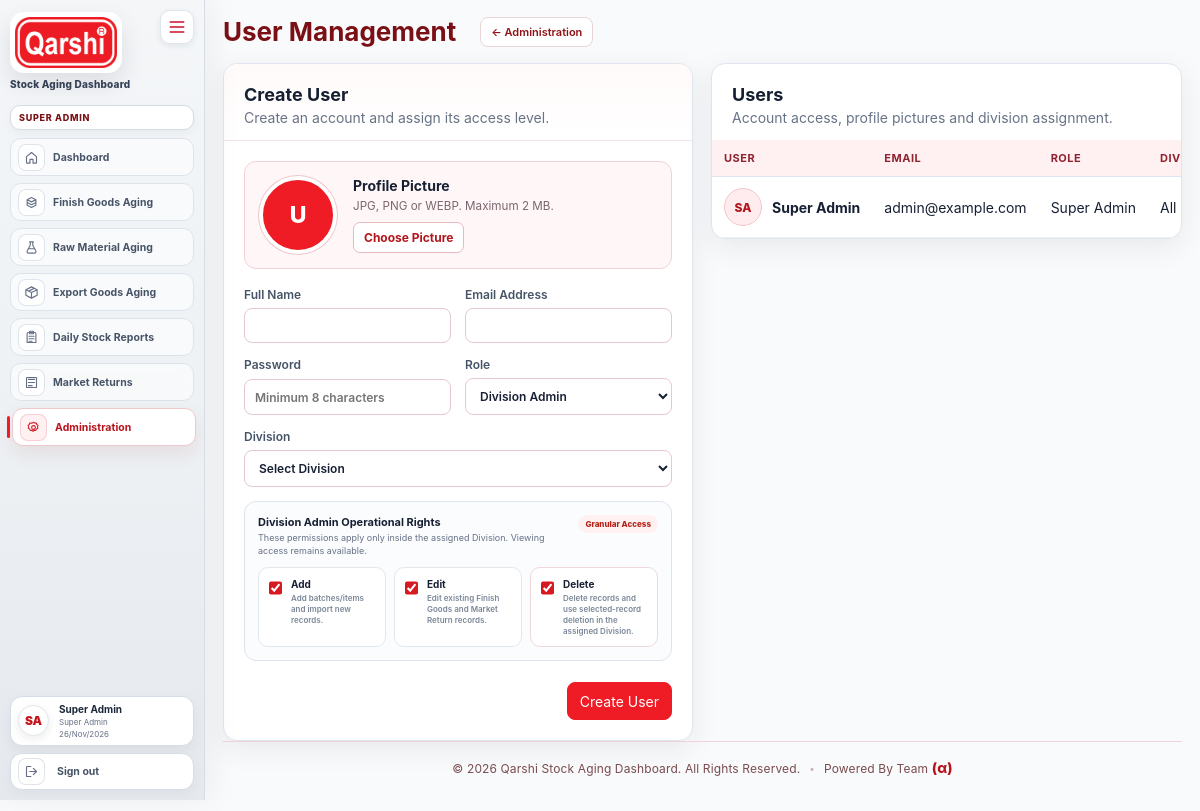
The app's page /users (signed in) with its own data.
### tables this page shows
CREATE TABLE users (
    id INT UNSIGNED AUTO_INCREMENT PRIMARY KEY,
    division_id INT UNSIGNED NULL,
    name VARCHAR(120) NOT NULL,
    email VARCHAR(190) NOT NULL UNIQUE,
    password_hash VARCHAR(255) NOT NULL,
    role ENUM('super_admin','store_manager','division_admin','user') NOT NULL DEFAULT 'user',
    can_add TINYINT(1) NOT NULL DEFAULT 1,
    can_edit TINYINT(1) NOT NULL DEFAULT 1,
    can_delete TINYINT(1) NOT NULL DEFAULT 1,
    avatar_path VARCHAR(255) NULL,
    is_active TINYINT(1) NOT NULL DEFAULT 1,
    created_at TIMESTAMP DEFAULT CURRENT_TIMESTAMP,
    CONSTRAINT fk_users_division FOREIGN KEY (division_id) REFERENCES divisions(id) ON UPDATE CASCADE ON DELETE RESTRICT,
    INDEX idx_users_division (division_id),
    INDEX idx_users_role (role)
);

### app/Views/users/index.php (the view, shortened to what the rows shown need)
<?php
$isEdit = !empty($editUser);
$initials = static function (string $name): string {
    $parts = preg_split('/\s+/', trim($name)) ?: [];
    $letters = '';
    foreach (array_slice($parts, 0, 2) as $part) {
        if ($part !== '') $letters .= strtoupper(substr($part, 0, 1));
    }
    return $letters ?: 'U';
};
?>
<div class="user-admin-layout">
    <section class="card user-form-card">
        <div class="card-head user-form-head">
            <div>
                <h2><?= $isEdit ? 'Edit User' : 'Create User' ?></h2>
            </div>
        </div>
    </section>
    <section class="card flush user-list-card">
        <div class="card-head padded"><div><h2>Users</h2><p>Account access, profile pictures and division assignment.</p></div></div>
        <div class="table-wrap">
            <table class="users-table">
                <thead><tr><th>User</th><th>Email</th><th>Role</th><th>Division</th><th>Access Rights</th><th>Status</th><th>Action</th></tr></thead>
                <tbody>
                <?php foreach ($users as $u): ?>
                    <tr>
                        <td>
                            <div class="user-cell">
                                <div class="user-list-avatar">
                                    <?php if (!empty($u['avatar_path'])): ?>
                                        <img src="<?= e(url($u['avatar_path'])) ?>" alt="<?= e($u['name']) ?> profile picture">
                                    <?php else: ?>
                                        <span><?= e($initials($u['name'])) ?></span>
                                    <?php endif; ?>
                                </div>
                                <strong><?= e($u['name']) ?></strong>
                            </div>
                        </td>
                        <td><?= e($u['email']) ?></td>
                        <td>
                            <?php
                            $userRoleLabel = ($u['role'] ?? '') === 'user'
                                ? (empty($u['division_code']) ? 'Read-only User — All Divisions' : 'Read-only User')
                                : ucwords(str_replace('_',' ', (string)$u['role']));
                            ?>
                            <?= e($userRoleLabel) ?>
                        </td>
                        <td><?= e($u['division_code'] ?? (in_array(($u['role'] ?? ''), ['super_admin','store_manager'], true) || (($u['role'] ?? '') === 'user' && empty($u['division_id'])) ? 'All Divisions' : '—')) ?></td>
                    </tr>
                <?php endforeach; ?>
                </tbody>
            </table>
        </div>
    </section>
</div>

### app/Views/layouts/header.php (shortened to what the rows shown need)
<?php $me = auth_user(); $appName = app_config('app')['name'] ?? 'Stock Aging Dashboard'; ?>
<!doctype html>
<html lang="en">
<head>
<link rel="stylesheet" href="<?= e(url('/assets/css/app.css')) ?>">
</head>
<body>
<?php if ($me): ?>
<?php
$nameParts = preg_split('/\s+/', trim((string)$me['name'])) ?: [];
$avatarInitials = '';
foreach (array_slice($nameParts, 0, 2) as $part) {
    if ($part !== '') $avatarInitials .= strtoupper(substr($part, 0, 1));
}
$requestPath = parse_url($_SERVER['REQUEST_URI'] ?? '/', PHP_URL_PATH) ?: '/';
$normalizePath = static function (string $path): string {
    $path = rtrim($path, '/');
    return $path === '' ? '/' : $path;
};
$requestPath = $normalizePath($requestPath);
$dashboardPath = $normalizePath(url('/'));
$isDashboardActive = $requestPath === $dashboardPath;
$isStocksActive = str_starts_with($requestPath, $normalizePath(url('/stocks')));
$isDailyReportsActive = str_starts_with($requestPath, $normalizePath(url('/daily-stock-reports')));
$isAdminHome = $requestPath === $normalizePath(url('/admin'));
$isAdminChild = ($me['role'] ?? '') === 'super_admin' && (
    str_starts_with($requestPath, $normalizePath(url('/users')))
    || str_starts_with($requestPath, $normalizePath(url('/divisions')))
    || str_starts_with($requestPath, $normalizePath(url('/grade-criteria')))
    || str_starts_with($requestPath, $normalizePath(url('/logs')))
    || str_starts_with($requestPath, $normalizePath(url('/market-return/mapping')))
    || str_starts_with($requestPath, $normalizePath(url('/admin/email-notifications')))
    || str_starts_with($requestPath, $normalizePath(url('/admin/sap-integration')))
);
$isAdminActive = $isAdminHome || $isAdminChild;
$isMarketReturnActive = str_starts_with($requestPath, $normalizePath(url('/market-return'))) && !$isAdminChild;
?>
<div class="app-shell">
    <aside class="sidebar" id="app-sidebar">
        <button type="button" class="sidebar-toggle" id="sidebarToggle" aria-controls="app-sidebar" aria-expanded="true" aria-label="Collapse menu" title="Collapse menu">
            <svg viewBox="0 0 24 24" fill="none" aria-hidden="true"><path d="M4 6h16M4 12h16M4 18h16" stroke="currentColor" stroke-width="2" stroke-linecap="round"/></svg>
        </button>
        <div class="brand-block">
            <img class="brand-logo" src="<?= e(url('/assets/img/qarshi-logo.png')) ?>" alt="Qarshi logo">
            <div class="brand-text single-line">
                <span>Stock Aging Dashboard</span>
            </div>
        </div>
        <?php
        $sidebarDivisionLabel = $me['role'] === 'super_admin'
            ? 'SUPER ADMIN'
            : (($me['role'] ?? '') === 'store_manager'
                ? 'STORE MANAGER'
                : ((($me['role'] ?? '') === 'user' && empty($me['division_id']))
                    ? 'ALL DIVISIONS'
                    : ($me['division_code'] ?? 'DIVISION')));
        ?>
        <div class="division-chip"><?= e($sidebarDivisionLabel) ?></div>
        <nav>
            <a class="nav-link<?= $isDashboardActive ? ' active' : '' ?>" title="Dashboard" href="<?= e(url('/')) ?>"<?= $isDashboardActive ? ' aria-current="page"' : '' ?>>
                <span class="nav-icon" aria-hidden="true"><svg viewBox="0 0 24 24" fill="none"><path d="M4 10.5 12 4l8 6.5V20a1 1 0 0 1-1 1h-4.5v-6h-5v6H5a1 1 0 0 1-1-1v-9.5Z" stroke="currentColor" stroke-width="1.8" stroke-linecap="round" stroke-linejoin="round"/></svg></span>
                <span class="nav-label">Dashboard</span>
            </a>
            <a class="nav-link<?= $isStocksActive ? ' active' : '' ?>" title="Finish Goods Aging" href="<?= e(url('/stocks')) ?>"<?= $isStocksActive ? ' aria-current="page"' : '' ?>>
                <span class="nav-icon" aria-hidden="true"><svg viewBox="0 0 24 24" fill="none"><path d="M5 7.5 12 4l7 3.5-7 3.5-7-3.5Zm0 0V16.5L12 20l7-3.5V7.5M5 12l7 3.5 7-3.5" stroke="currentColor" stroke-width="1.8" stroke-linecap="round" stroke-linejoin="round"/></svg></span>
                <span class="nav-label">Finish Goods Aging</span>
            </a>
            <?php foreach (\App\Services\AgingModuleRegistry::modules() as $navModuleController): ?>
            <?php $navModule = $navModuleController::MODULE; $navModuleActive = str_starts_with($requestPath, $normalizePath(url($navModule['base']))); ?>
            <a class="nav-link<?= $navModuleActive ? ' active' : '' ?>" title="<?= e($navModule['index_title']) ?>" href="<?= e(url($navModule['base'])) ?>"<?= $navModuleActive ? ' aria-current="page"' : '' ?>>
                <span class="nav-icon" aria-hidden="true"><svg viewBox="0 0 24 24" fill="none"><?= $navModule['icon'] ?? '' ?></svg></span>
                <span class="nav-label"><?= e($navModule['index_title']) ?></span>
            </a>
            <?php endforeach; ?>
            <?php if (in_array(($me['role'] ?? ''), ['super_admin','store_manager','division_admin'], true)): ?>
            <a class="nav-link<?= $isDailyReportsActive ? ' active' : '' ?>" title="Daily Stock Reports" href="<?= e(url('/daily-stock-reports')) ?>"<?= $isDailyReportsActive ? ' aria-current="page"' : '' ?>>
                <span class="nav-icon" aria-hidden="true"><svg viewBox="0 0 24 24" fill="none"><path d="M7 4h10a2 2 0 0 1 2 2v14H5V6a2 2 0 0 1 2-2Zm2-2h6v4H9V2Zm-1 8h8M8 14h8M8 18h5" stroke="currentColor" stroke-width="1.8" stroke-linecap="round" stroke-linejoin="round"/></svg></span>
                <span class="nav-label">Daily Stock Reports</span>
            </a>
            <?php endif; ?>
            <a class="nav-link<?= $isMarketReturnActive ? ' active' : '' ?>" title="Market Returns" href="<?= e(url('/market-return')) ?>"<?= $isMarketReturnActive ? ' aria-current="page"' : '' ?>>
                <span class="nav-icon" aria-hidden="true"><svg viewBox="0 0 24 24" fill="none"><path d="M7 7h10M7 12h10M7 17h6M5 4h14a1 1 0 0 1 1 1v14a1 1 0 0 1-1 1H5a1 1 0 0 1-1-1V5a1 1 0 0 1 1-1Z" stroke="currentColor" stroke-width="1.8" stroke-linecap="round" stroke-linejoin="round"/></svg></span>
                <span class="nav-label">Market Returns</span>
            </a>
            <?php if ($me['role'] === 'super_admin'): ?>
                <a class="nav-link<?= $isAdminActive ? ' active' : '' ?>" title="Administration" href="<?= e(url('/admin')) ?>"<?= $isAdminActive ? ' aria-current="page"' : '' ?>>
                    <span class="nav-icon" aria-hidden="true"><svg viewBox="0 0 24 24" fill="none"><path d="M12 3.5 14 5l2.5-.2.8 2.4 2.1 1.4-1 2.3.6 2.4-2.3 1-.9 2.4-2.5-.3-2 1.6-2-1.6-2.5.3-.9-2.4-2.3-1 .6-2.4-1-2.3 2.1-1.4.8-2.4L10 5l2-1.5Zm0 5.5a3 3 0 1 0 0 6 3 3 0 0 0 0-6Z" stroke="currentColor" stroke-width="1.7" stroke-linecap="round" stroke-linejoin="round"/></svg></span>
                    <span class="nav-label">Administration</span>
                </a>
            <?php endif; ?>
        </nav>
        <div class="sidebar-account-zone">
            <div class="sidebar-user-profile" title="<?= e($me['name']) ?>">
                <div class="sidebar-user-avatar">
                    <?php if (!empty($me['avatar_path'])): ?>
                        <img src="<?= e(url($me['avatar_path'])) ?>" alt="<?= e($me['name']) ?> profile picture">
                    <?php else: ?>
                        <span><?= e($avatarInitials) ?></span>
                    <?php endif; ?>
                </div>
                <div class="sidebar-user-copy">
                    <strong><?= e($me['name']) ?></strong>
                    <small><?= e(($me['role'] ?? '') === 'user'
                        ? (empty($me['division_id']) ? 'Read-only User · All Divisions' : 'Read-only User')
                        : ucwords(str_replace('_',' ', (string)$me['role'])) ) ?></small>
                    <span><?= e(date('d/M/Y')) ?></span>
                </div>
            </div>
            <form class="logout" method="post" action="<?= e(url('/logout')) ?>">
                <button type="submit" class="link-button" title="Sign out"><span class="nav-icon" aria-hidden="true"><svg viewBox="0 0 24 24" fill="none"><path d="M15 17l5-5-5-5M20 12H9M11 20H5a1 1 0 0 1-1-1V5a1 1 0 0 1 1-1h6" stroke="currentColor" stroke-width="1.8" stroke-linecap="round" stroke-linejoin="round"/></svg></span><span class="nav-label">Sign out</span></button>
            </form>
        </div>
    </aside>
    <main class="main <?= (($title ?? '') === 'Dashboard') ? 'dashboard-main' : '' ?>">
        <?php if (($title ?? '') !== 'Dashboard'): ?>
        <header class="topbar">
            <div>
                <div class="page-title-row">
                    <h1><?= e($title ?? '') ?></h1>
                    <?php if (($me['role'] ?? '') === 'super_admin' && $isAdminChild): ?>
                        <a class="admin-back-link" href="<?= e(url('/admin')) ?>">← Administration</a>
                    <?php endif; ?>
                </div>
            </div>
        </header>
        <?php endif; ?>
<?php else: ?>
<div class="guest-shell">
    <?php if ($m = flash('error')): ?><div class="flash error login-flash"><?= e($m) ?></div><?php endif; ?>
<?php endif; ?>

### records on screen
users: role "SUPER ADMIN", name "Super Admin", role "Super Admin", name "SA", email "admin@example.com", division_code "All…"

### other values on screen
$navModule['index_title'] "Raw Material Aging"
$navModule['index_title'] "Export Goods Aging"
$avatarInitials "SA"
$title "User Management"
$initials($formUser['name'] ?: 'User') "U"
